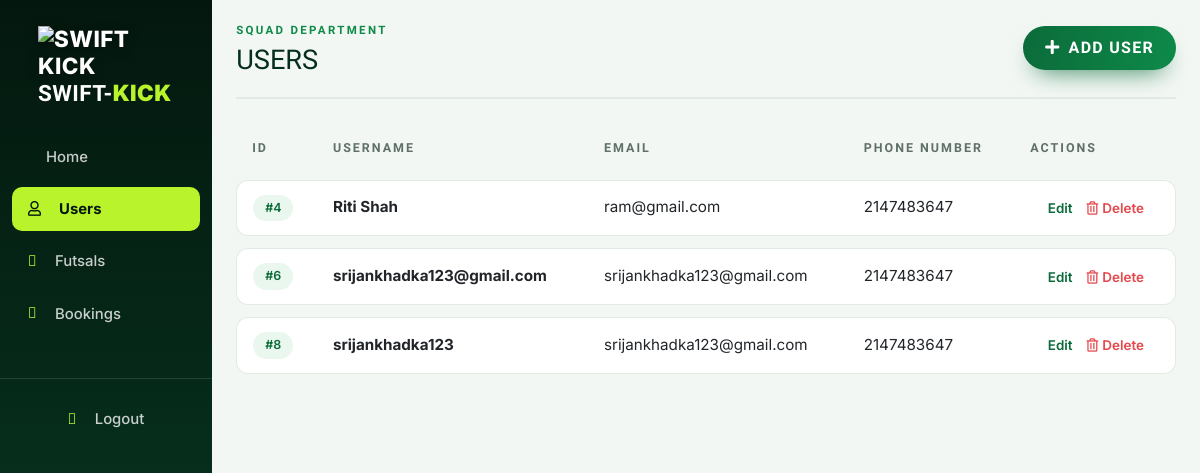
The page /Admin/Manageuser.php (signed in) on the database its author committed.
### tables this page shows
CREATE TABLE `user` (
  `id` int(150) NOT NULL,
  `username` varchar(30) NOT NULL,
  `email` varchar(30) NOT NULL,
  `password` varchar(10) NOT NULL,
  `phone_number` int(10) NOT NULL
);

### Admin/Manageuser.php (the view, shortened to what this page needs)
<!DOCTYPE html>
<html lang="en">
<head>
    <link rel="stylesheet" href="../css/bootstrap.css">
    <link rel="stylesheet" href="../css/style.css">
    <link rel="stylesheet" href="https://pro.fontawesome.com/releases/v5.10.0/css/all.css"
 />
</head>
<body class="bg-content">
    <main class="dashboard d-flex">
        <?php include "component/sidebar.php"; ?>
        <div class="container-fluid px-4">
            <div class="users-header d-flex justify-content-between align-items-center py-3">
                <div>
                    <span class="page-kicker">Squad department</span>
                    <div class="title">Users</div>
                </div>
                <div class="btn-add d-flex gap-3 align-items-center">
                    <?php include 'component/popup.php'; ?>
                </div>
            </div>
            <div class="table-responsive">
                <table class="table users table-borderless">
                    <thead>
                        <tr>
                            <th>ID</th>
                            <th>Username</th>
                            <th>Email</th>
                            <th>Phone Number</th>
                            <th>Actions</th>
                        </tr>
                    </thead>
                    <tbody>
                        <?php
                        include 'config.php';
                        $result = $conn->query("SELECT * FROM user");
                        foreach ($result as $value):
                        ?>
                            <tr>
                                <td><span class="badge-chip">#<?php echo $value['id'] ?></span></td>
                                <td><strong><?php echo htmlspecialchars($value['username']) ?></strong></td>
                                <td><?php echo htmlspecialchars($value['email']) ?></td>
                                <td><?php echo htmlspecialchars($value['phone_number']) ?></td>
                                <td>
                                    <div class="btn-group-user">
                                        <a href="modifier.php?id=<?= $value['id'] ?>"><i class="far fa-pen me-1"></i>Edit</a>
                                        <a class="danger-link" href="removeuser.php?id=<?= $value['id'] ?>"
                                            onclick="return confirm('Are you sure you want to delete this user?');"><i class="far fa-trash-alt me-1"></i>Delete</a>
                                    </div>
                                </td>
                            </tr>
                        <?php endforeach; ?>
                    </tbody>
                </table>
            </div>
        </div>
    </main>
</body>
</html>

### css/style.css (style rules this page uses)
:root { --pitch: #0B6B3A; --pitch-mid: #0E8A49; --pitch-deep: #062E1C; --pitch-dark: #04170E; --lime: #B8F32B; --lime-deep: #9BE01B; --paper: #F3F7F4; --ink: #0E1A13; --muted: #5F7067; --line: #E2EAE4; --danger: #E5484D; --radius: 16px; --shadow: 0 22px 45px -24px rgba(6, 46, 28, .4); --font-display: 'Barlow Condensed', Impact, sans-serif; --font-body: 'Inter', system-ui, sans-serif; }
* { font-family: var(--font-body); }
body { color: var(--ink); }
.bg-content { background: var(--paper); }
.users-header { border-bottom: 2px solid var(--line); margin-bottom: 18px; }
.users-header .title { font-family: var(--font-display); font-size: 1.7rem; text-transform: uppercase; color: var(--pitch-deep); display: flex; align-items: center; gap: 12px; }
.page-kicker { color: var(--pitch-mid); font-family: var(--font-display); font-weight: 700; letter-spacing: .2em; text-transform: uppercase; font-size: .72rem; }
.table { border-collapse: separate; border-spacing: 0 12px; }
.table th { font-family: var(--font-display); font-size: .78rem; letter-spacing: .16em; text-transform: uppercase; color: var(--muted); padding: 10px 16px; }
.table tbody { font-size: .95rem; }
.table tbody td { background: #fff; padding: 14px 16px; border-top: 1px solid var(--line); border-bottom: 1px solid var(--line); vertical-align: middle; }
.table tbody td:first-child { border-left: 1px solid var(--line); border-radius: 12px 0 0 12px; }
.table tbody td:last-child { border-right: 1px solid var(--line); border-radius: 0 12px 12px 0; }
.table tbody tr { transition: transform .18s ease; }
.table a { color: var(--pitch); font-weight: 600; text-decoration: none; }
.table a.danger-link { color: var(--danger); }
.table .btn-group-user { display: flex; gap: 14px; align-items: center; font-size: .84rem; }
.badge-chip { display: inline-flex; padding: 4px 12px; border-radius: 999px; background: #EAF7EE; color: var(--pitch); font-size: .78rem; font-weight: 600; }

### rows shown on the page
user: id "4", username "Riti Shah", email "ram@gmail.com", phone_number "2147483647"
user: id "6", username "srijankhadka123@gmail.com", email "srijankhadka123@gmail.com", phone_number "2147483647"
user: id "8", username "srijankhadka123", email "srijankhadka123@gmail.com", phone_number "2147483647"
